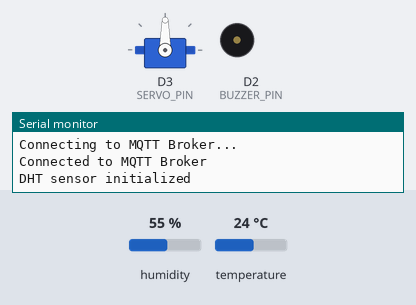
Bench run of a sketch on a simulated ESP8266 (NodeMCU). Parts: servo, buzzer (waves = sounding, pin HIGH), the last lines printed to the serial monitor. Inputs (shaded band) come from the test bench; at power-on: temperature 24 °C, humidity 55 %. WiFi joins after 1.5 s; servers stay silent unless stated; no MQTT or app messages arrive unless stated.

Above: at 4.2 s.
4.3 s: temperature set to 19 °C
8.8 s: temperature set to 16 °C
At 10.0 s:
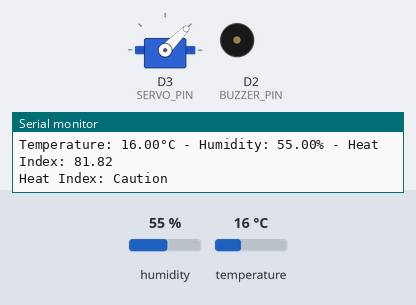
13.3 s: temperature set to 14 °C
17.8 s: temperature set to 11 °C
At 19.2 s:
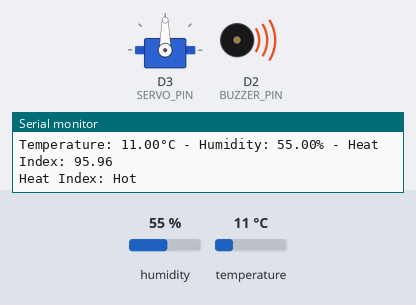
22.3 s: temperature set to 41 °C
At 25.8 s:
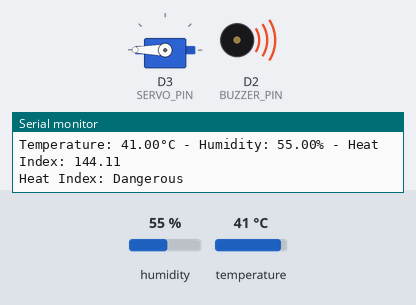
26.8 s: humidity set to 42 %
31.3 s: humidity set to 39 %
At 34.2 s:
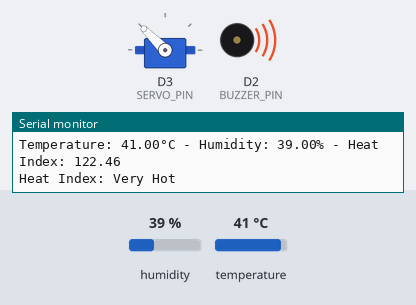
Timing chart, 0 to 35.7 s (numbered marks = the images above; inputs shaded):
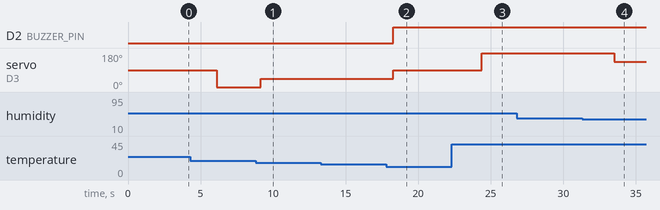

The sketch:

FinalSystemCode.ino
```cpp
#include <ESP8266WiFi.h>
#include <PubSubClient.h>
#include <DHT.h>
#include <Servo.h>

// DHT11 sensor pin
#define DHT11_PIN D4 // Define the pin connected to the sensor
#define SERVO_PIN D3 // Define the pin connected to the servo
#define BUZZER_PIN D2 // Define the pin connected to the buzzer

DHT dht(DHT11_PIN, DHT11);
Servo myservo;

float temp, humi;
char temperatureTemp[7];
char humidityTemp[7];
char heatIndexTemp[7];

// WiFi and MQTT configurations
const char* ssid = "SLT_FIBRE_2545850";
const char* password = "UH2545850Kasthu";
const char* mqttServer = "broker.hivemq.com";
const int mqttPort = 1883;
const char* clientId = "thermosense_client";

const char* temp_topic = "sensor/dht11/temperature";
const char* humi_topic = "sensor/dht11/humidity";
const char* heat_index_topic = "sensor/dht11/heatindex";

WiFiClient espClient;
PubSubClient client(espClient);

void setup() {
  Serial.begin(9600);
  delay(1000);

  pinMode(LED_BUILTIN, OUTPUT);
  digitalWrite(LED_BUILTIN, LOW); // Turn off the onboard LED

  myservo.attach(SERVO_PIN); // Attach the servo to the pin
  pinMode(BUZZER_PIN, OUTPUT); // Initialize the buzzer pin

  // Connect to WiFi
  WiFi.begin(ssid, password);
  Serial.println("Connecting to WiFi...");

  while (WiFi.status() != WL_CONNECTED) {
    delay(1000);
    Serial.println("Connecting...");
  }

  Serial.println("Connected to the WiFi network");

  // Connect to MQTT Broker
  client.setServer(mqttServer, mqttPort);
  Serial.println("Connecting to MQTT Broker...");

  while (!client.connected()) {
    if (client.connect(clientId)) {
      Serial.println("Connected to MQTT Broker");
    } else {
      Serial.print("Failed, rc=");
      Serial.print(client.state());
      Serial.println(" Retrying in 5 seconds...");
      delay(5000);
    }
  }

  dht.begin();
  Serial.println("DHT sensor initialized");
}

void loop() {
  delay(3000);

  float humidity = dht.readHumidity();
  float temperatureC = dht.readTemperature();

  if (isnan(humidity) || isnan(temperatureC)) {
    Serial.println("Failed to read from DHT sensor!");
    return;
  }

  // Convert Celsius to Fahrenheit
  float temp_f = (temperatureC * 9.0) / 5.0 + 32.0;

  // Heat Index Calculation
  float heatIndex = -42.379 + 2.04901523 * temp_f + 10.14333127 * humidity - 0.22475541 * temp_f * humidity -
                      0.00683783 * temp_f * temp_f - 0.05481717 * humidity * humidity +
                      0.00122874 * temp_f * temp_f * humidity + 0.00085282 * temp_f * humidity * humidity -
                      0.00000199 * temp_f * temp_f * humidity * humidity;


  dtostrf(temperatureC, 6, 2, temperatureTemp);
  dtostrf(humidity, 6, 2, humidityTemp);
  dtostrf(heatIndex, 6, 2, heatIndexTemp);

  client.publish(temp_topic, temperatureTemp);
  client.publish(humi_topic, humidityTemp);
  client.publish(heat_index_topic, heatIndexTemp);

  Serial.println("Temperature: " + String(temperatureC) + "°C - Humidity: " + String(humidity) + "% - Heat Index: " + String(heatIndex));

  checkHeatIndexLevels(heatIndex);
}

void reconnect() {
  while (!client.connected()) {
    Serial.print("Attempting MQTT connection...");
    if (client.connect(clientId)) {
      Serial.println("connected");
    } else {
      Serial.print("failed, rc=");
      Serial.print(client.state());
      Serial.println(" retrying in 5 seconds");
      delay(5000);
    }
  }
}

void checkHeatIndexLevels(float heatIndex) {
  if (heatIndex <= 80) {
    Serial.println("Heat Index: Comfortable");
    myservo.write(0); // Set servo to 0 degrees
    digitalWrite(BUZZER_PIN, LOW); // Turn off the buzzer

  } else if (heatIndex <= 90) {
    Serial.println("Heat Index: Caution");
    myservo.write(45); // Set servo to 45 degrees
    digitalWrite(BUZZER_PIN, LOW); // Turn off the buzzer

  } else if (heatIndex <= 103) {
    Serial.println("Heat Index: Hot");
    myservo.write(90); // Set servo to 90 degrees
    digitalWrite(BUZZER_PIN, HIGH); // Turn on the buzzer

  } else if (heatIndex <= 124) {
    Serial.println("Heat Index: Very Hot");
    myservo.write(135); // Set servo to 135 degrees
    digitalWrite(BUZZER_PIN, HIGH); // Turn off the

  } else {
    Serial.println("Heat Index: Dangerous");
    myservo.write(180); // Set servo to 180 degrees
    digitalWrite(BUZZER_PIN, HIGH); // Turn off the buzzer
  }
}
```

Measured:
- the behaviour switches between 18 and 17 °C on temperature (found by bisection; images 0 and 1)
- the behaviour switches between 13 and 12 °C on temperature (found by bisection; images 1 and 2)
- the behaviour switches between 41 and 40 % on humidity (found by bisection; images 3 and 4)
- after the input at 8.8 s, servo on D3 (SERVO_PIN): 0° → 45° after 0.36 s
- after the input at 17.8 s, D2 (BUZZER_PIN): LOW → HIGH after 0.49 s; servo on D3 (SERVO_PIN): 45° → 90° after 0.49 s
- after the input at 22.3 s, servo on D3 (SERVO_PIN): 90° → 180° after 2.1 s
- after the input at 31.3 s, servo on D3 (SERVO_PIN): 180° → 135° after 2.2 s
